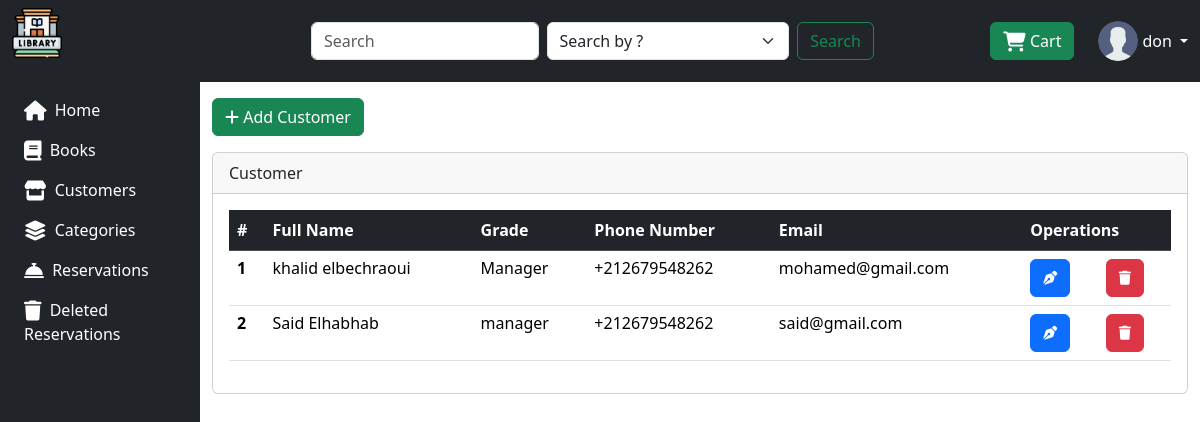
The page /customer/ (signed in) on the database its author committed.
### LStore/models.py (models this page shows, shortened)
class Customer(models.Model):
    full_name = models.CharField(max_length=50, null=False, blank=False)
    phone_number = models.CharField(max_length=50, null=False, blank=False)
    grade = models.CharField(max_length=50, null=False, blank=False)
    email = models.EmailField(max_length=50, null=False, blank=False, unique=True)
    created_at = models.DateTimeField(auto_now_add=True)
    updated_at = models.DateTimeField(auto_now=True)

### LStore/views.py (the view)
# urls.py: path('customer/', views.customer,name="customer"),
@login_required(login_url='login')
def customer(request):
    customers = Customer.objects.all()
    return render(request,'customer/customer.html', {"customers": customers})

### LStore/templates/customer/customer.html (shortened to what this page needs)
{% extends 'base.html' %}
{% load static %}
{% block content %}
<a href="{% url 'add_customer' %}" class="btn btn-success mb-3"><i class="fa-solid fa-plus"></i> Add Customer</a>
<div class="card">
    <div class="card-header">
      Customer
    </div>
    <div class="card-body">
        <table class="table ">
            <thead class="table table-dark table-striped">
              <tr>
                <th scope="col">#</th>
                <th scope="col">Full Name</th>
                <th scope="col">Grade</th>
                <th scope="col">Phone Number</th>
                <th scope="col">Email</th>
                <th scope="col" colspan="2">Operations</th>
              </tr>
            </thead>
            <tbody class="h6">
                {% for customer in customers %}
              <tr>
                <th scope="row">{{ forloop.counter }}</th>
                <td>{{ customer.full_name }}</td>
                <td>{{ customer.grade }}</td>
                <td>{{ customer.phone_number }}</td>
                <td>{{ customer.email }}</td>
                <td><a href="{% url 'edit_customer' customer.id %}" class="btn btn-primary"><i class="fa-solid fa-pen-nib fa-sm" style="color: #ffffff;"></i></a></td>
                <td><a href="{% url 'delete_customer' customer.id %}" class="btn btn-danger"><i class="fa-solid fa-trash fa-sm" style="color: #ffffff;"></i></a></td>
              </tr>
             {% endfor %}
            </tbody>
          </table>
    </div>
  </div>
{% endblock content %}

### LStore/templates/base.html (shortened to what this page needs)
{% load static %}
<!DOCTYPE html>
<html lang="en">
<head>
    <link rel="stylesheet" href="{% static 'style/css/bootstrap.min.css' %}" class="stylesheet">
    <link rel="stylesheet" href="https://cdnjs.cloudflare.com/ajax/libs/font-awesome/6.5.1/css/all.min.css" />
</head>
<body>
      <nav class="navbar navbar-expand-lg navbar-dark bg-dark">
        <div class="container-fluid">
            <a href="/" class="d-flex align-items-center pb-3 mb-md-0 me-md-auto text-white text-decoration-none">
                <img src="{% static '/style/icons/library.png' %}" alt="hugenerd" width="50" height="50" >
            </a>
          <div class="collapse navbar-collapse" id="navbarSupportedContent">
            <ul class="navbar-nav me-auto mb-2 mb-lg-0">
              <li class="nav-item">
                <a class="nav-link active" aria-current="page" href="#"></a>
              </li>
            </ul>
                <form action="{% url 'search_book' %}" method="POST" class="d-flex col-md-6 mx-auto">
                <input class="form-control me-2" type="search" name="search" placeholder="Search" aria-label="Search" value="{{ request.POST.search }}">
                <select class="form-select me-2" name="search_by" aria-label="Default select example">
                    <option value="0" {% if request.POST.search_by == "0" %}selected{% endif %}>Search by ?</option>
                </select>
                <button class="btn btn-outline-success" type="submit">Search</button>
                </form>
                <a href="{% url 'view_cart' %}" class="btn btn-success me-4">
                    <i class="fa-solid fa-cart-shopping fa-lg" style="color: #ffffff;"></i> Cart
                </a>
                {% if request.user.is_authenticated %}
                 <div class="dropdown">
                <a href="" class="d-flex align-items-center text-white text-decoration-none dropdown-toggle" id="dropdownUser1" data-bs-toggle="dropdown" aria-expanded="false">
                    <img src="{% static "/style/icons/user.png" %}" alt="" width="40" height="40" class="rounded-circle">
                    <span class="d-none d-sm-inline mx-1">{{ request.user.username }}</span>
                </a>
                {% else %}
                <div class="form-group">
                        <a href="{% url 'login' %}" class="btn btn-primary btn-block">Login</a>
                </form>
                </div>
                </div>
                {% endif %}
          </div>
        </div>
      </nav>
    <div class="container-fluid">
        <div class="row flex-nowrap">
            <div class="col-auto col-md-3 col-xl-2 px-sm-2 px-0 bg-dark">
                <div class="d-flex flex-column align-items-center align-items-sm-start px-3 pt-2 text-white min-vh-100">
                    <ul class="nav nav-pills flex-column mb-sm-auto mb-0 align-items-center align-items-sm-start" id="menu">
                        <li class="nav-item">
                            <a href="{% url 'home' %}" class="nav-link align-middle px-0">
                                <i class="fa-sharp fa-solid fa-house fa-lg" style="color: #fafafa;"></i> <span class="ms-1 d-none text-white d-sm-inline">Home</span>
                            </a>
                        </li>
                        <li>
                            <a href="{% url 'books' %}" class="nav-link align-middle px-0">
                                <i class="fa-solid fa-book fa-lg" style="color: #ffffff;"></i> <span class="text-white ms-1 d-none d-sm-inline">Books</span> </a>
                        </li>
                        <li>
                            <a href="{% url 'customer' %}" class="nav-link align-middle px-0">
                                <i class="fa-solid fa-store fa-lg" style="color: #ffffff;"></i> <span class="text-white ms-1 d-none d-sm-inline">Customers</span></a>
                        </li>
                        <li>
                            <a href="{% url 'category' %}" class="nav-link align-middle px-0">
                                <i class="fa-solid fa-layer-group fa-lg" style="color: #ffffff;"></i> <span class="text-white ms-1 d-none d-sm-inline">Categories</span></a>
                        </li>
                        <li class="nav-item">
                            <a href="{% url 'reservation' %} " class="nav-link align-middle px-0">
                                <i class="fa-solid fa-bell-concierge fa-lg" style="color: #ffffff;"></i> <span class="ms-1 d-none text-white d-sm-inline">Reservations</span>
                            </a>
                        </li>
                        <li>
                            <a href="{% url 'deleted_reservation' %}" class="nav-link align-middle px-0">
                                <i class="fa-solid fa-trash fa-lg" style="color: #ffffff;"></i> <span class="text-white ms-1 d-none d-sm-inline">Deleted Reservations</span> </a>
                        </li>
                    </ul>
                </div>
            </div>
            <div class="col py-3">
                {% block content %}{% endblock content %}
              </div>
        </div>
    </div>
</body>
</html>

### rows shown on the page
Customer: full_name "khalid elbechraoui", grade "Manager", phone_number "+212679548262", email "mohamed@gmail.com"
Customer: full_name "Said Elhabhab", grade "manager", phone_number "+212679548262", email "said@gmail.com"

### other values the page prints
{{ request.user.username }} "don"
